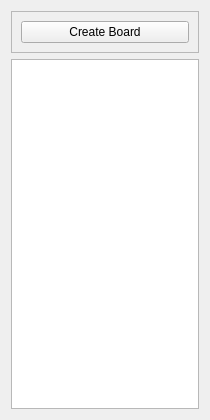
<?xml version="1.0" encoding="UTF-8"?>
<ui version="4.0">
 <class>Form</class>
 <widget class="QWidget" name="Form">
  <property name="geometry">
   <rect>
    <x>0</x>
    <y>0</y>
    <width>210</width>
    <height>420</height>
   </rect>
  </property>
  <property name="windowTitle">
   <string>Form</string>
  </property>
  <layout class="QVBoxLayout" name="verticalLayout_2">
   <item>
    <widget class="QFrame" name="frame">
     <property name="frameShape">
      <enum>QFrame::StyledPanel</enum>
     </property>
     <property name="frameShadow">
      <enum>QFrame::Raised</enum>
     </property>
     <layout class="QVBoxLayout" name="verticalLayout">
      <item>
       <widget class="QPushButton" name="createBoardButton">
        <property name="text">
         <string>Create Board</string>
        </property>
       </widget>
      </item>
     </layout>
    </widget>
   </item>
   <item>
    <widget class="QListView" name="boardList"/>
   </item>
  </layout>
 </widget>
 <resources/>
 <connections/>
</ui>
